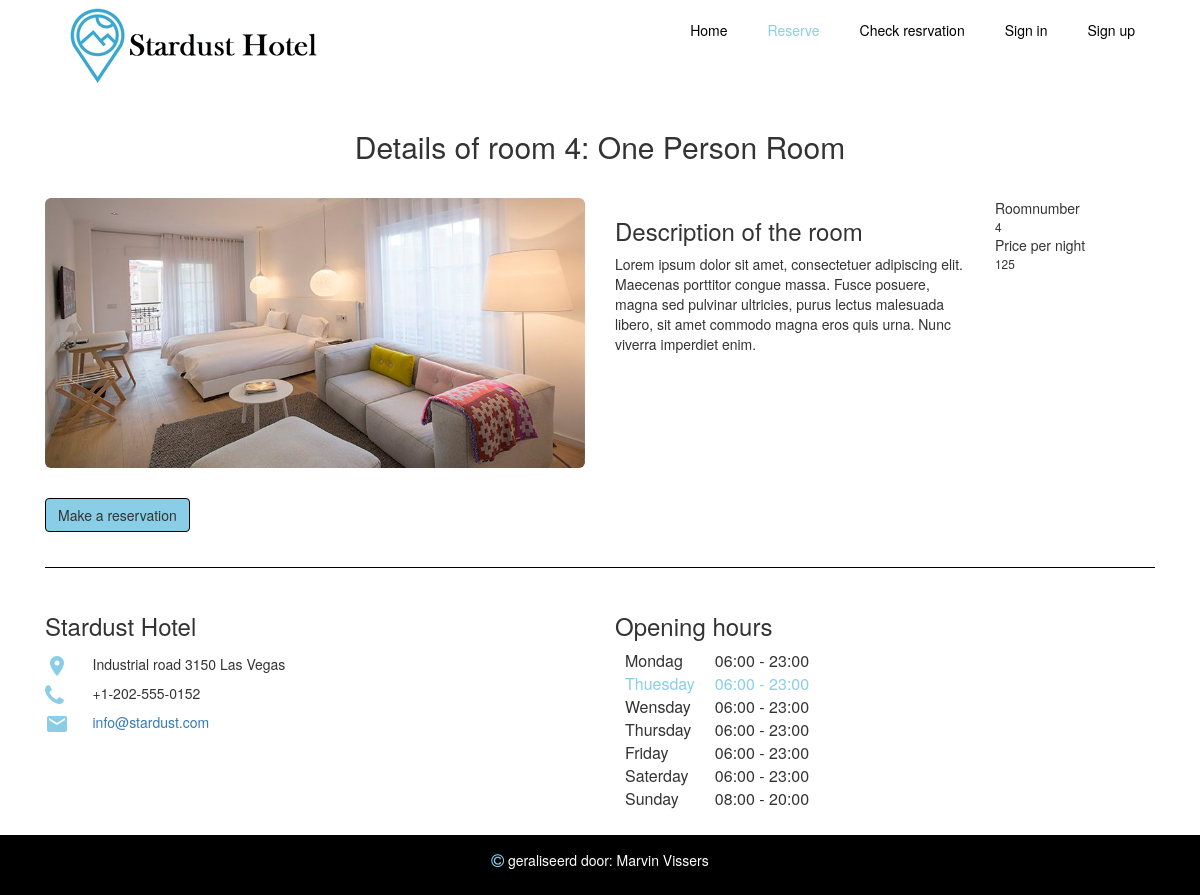
Screenshot of /roomdetails.php?kid=4 with the database file from the repository.
### tables this page shows
CREATE TABLE `room` (
  `kid` int(11) NOT NULL,
  `roomnumber` int(25) NOT NULL,
  `room_name` varchar(50) NOT NULL,
  `amount` varchar(50) NOT NULL,
  `description` varchar(5000) NOT NULL,
  `picture` varchar(50) NOT NULL
);

### functions/kamer.php (called while the page is built, shortened)
<?php
    include "entKamer.php";
	class kamer
    {
        private $con;
        function __construct($host, $user, $pass, $dbnaam)
        {
            $this->con = new PDO("mysql: host=$host; dbname=$dbnaam", $user, $pass);
        }
        function detailsRoom($kid){
            $listRoom = array();
            $query = "SELECT * FROM room WHERE kid = $kid";
            $stm = $this->con->prepare($query);
            if($stm->execute())
            {
                $result = $stm->fetchAll(PDO::FETCH_OBJ);
                foreach($result as $resultQuery)
                {
                    $entKamer = new entKamer($resultQuery->kid, $resultQuery->roomnumber, $resultQuery->room_name, $resultQuery->amount, $resultQuery->description, $resultQuery->picture);
                    array_push($listRoom, $entKamer);
                }
                return $listRoom;
            }else {echo "Query did not work, check those damm quotes!";}
        }
    }
?>

### functions/EntKamer.php (called while the page is built, shortened)
<?php
    class EntKamer{
        function __construct($show_kid, $show_roomnumber, $show_room_name, $show_amount, $show_description, $show_picture)
        {
            $this->kid = $show_kid;
            $this->roomnumber = $show_roomnumber;
            $this->room_name = $show_room_name;
            $this->amount = $show_amount;
            $this->description = $show_description;
            $this->picture = $show_picture;
        }
    }
?>

### roomdetails.php (the view, shortened to what this page needs)
<?php
    include 'functions/kamer.php';
    $kamer = new kamer("localhost", "root", "", "stardust");
    if(isset($_GET["kid"]))
	{
        $kid = $_GET["kid"];
        $chosenRoom = $kamer->detailsRoom($kid);
        foreach($chosenRoom as $selectedRoom)
        {
?>
<html>
    <head>
        <link rel="stylesheet" href="css/style.css"/>
        <link rel="stylesheet" href="bootstrap/css/bootstrap-grid.css"/>
        <link rel="stylesheet" href="bootstrap/css/bootstrap.css"/>
        <link rel="stylesheet" href="https://maxcdn.bootstrapcdn.com/bootstrap/3.3.7/css/bootstrap.min.css">
        <link rel="stylesheet" href="https://cdnjs.cloudflare.com/ajax/libs/font-awesome/4.7.0/css/font-awesome.min.css"/>
    </head>
    <body>
        <header>
            <nav class="fixed-top">
                <div class="container">
                    <div class="align-left logo">
                        <a href="index.php"><img src="images/logo.jpg" class="navbar-logo"/></a>
                    </div>
                    <ul>
                        <div class="align-right">
                            <li class="align-left"><a href="index.php">Home</a></li>
                            <li class="align-left"><a class="active" href="reservation.php">Reserve</a></li>
                            <li class="align-left"><a href="check-reservation.php">Check resrvation</a></li>
                            <?php
                                if (isset($_SESSION['email'])){
                                    echo "<li class='align-right'><a href='logout.php'>Log out</a></li>";
                                    echo "<li class='align-right'><a href='home.php'>My acoount</a></li>";
                                }else{
                                    echo "<li class='align-right'><a href='sign-up.php'>Sign up</a></li>";
                                    echo "<li class='ative align-right'><a href='sign-in.php'>Sign in</a></li>";
                                }
                            ?>
                        </div>
                    </ul>
                </div>
            </nav>
        </header>
        <div class="content">
            <section>
                <div class="container">
                    <div class="row">
                        <div class="col-sm-12">
                            <h2 class="align-center extra-padding">Details of room <?php echo $selectedRoom->roomnumber. ": ".$selectedRoom->room_name;?></h2>
                        </div>
                    </div>
                    <div class="row">
                        <div class="col-lg-6 col-md-7">
                            <img src="images/<?php echo $selectedRoom->kid. $selectedRoom->picture; ?>" class="img-responsive img-rounded">
                        </div>
                        <div class="col-lg-4 col-md-5">
                            <h3>Description of the room</h3>
                            <p> <?php echo $selectedRoom->description; ?> </p>
                        </div>
                        <div class="col-lg-2 col-sm-12">
                            <div class="informatie">
                                Roomnumber <br>
                                <small><?php echo $selectedRoom->roomnumber; ?></small>
                            </div>
                            <div class="informatie">
                                Price per night <br>
                                <small><?php echo $selectedRoom->amount; ?></small>
                            </div>
                        </div>
                    </div>
                    <div class="row extra-padding" style="padding-top: 30px;">
                        <div class="col-sm-12">
                            <button class="btn btn-default" type="button" data-toggle="collapse" data-target="#Reserveren" aria-expanded="false" aria-controls="Reserveren">Make a reservation</button>
                        </div>
                    </div>
                </div>
            </section>
        </div>
        <div class="container">
            <div class="zwarte-lijn"><p></p></div>
        </div>
        <footer class="footer">
            <div class="container">
                <div class="row">
                    <div class="col-md-6">
                        <h3>Stardust Hotel</h3>
                        <div class="row" style="padding-top: 5px;">
                            <div class="col-sm-1">
                                <i class="material-icons" style="font-size:24px; color: #89cee6;">place</i>
                            </div>
                            <div class="col-sm-11">
                                Industrial road 3150 Las Vegas
                            </div>
                        </div>
                        <div class="row" style="padding-top: 5px;">
                            <div class="col-sm-1">
                                <i class="fa fa-phone" style="font-size:24px; color: #89cee6;"></i>
                            </div>
                            <div class="col-sm-11">
                                +1-202-555-0152
                            </div>
                        </div>
                        <div class="row" style="padding-top: 5px;">
                            <div class="col-sm-1">
                                <i class="material-icons" style="font-size:24px; color: #89cee6;">email</i>
                            </div>
                            <div class="col-sm-11">
                                <a href="mailto:info@stardust.com">info@stardust.com</a>
                            </div>
                        </div>
                    </div>
                    <div class="col-md-6">
                        <h3>Opening hours</h3>
                        <table class="openingstijden">
                            <tr id="1"> <td>Mondag</td> <td>06:00 - 23:00</td> </tr>
                            <tr id="2"> <td>Thuesday</td> <td>06:00 - 23:00</td> </tr>
                            <tr id="3"> <td>Wensday</td> <td>06:00 - 23:00</td> </tr>
                            <tr id="4"> <td>Thursday</td> <td>06:00 - 23:00</td> </tr>
                            <tr id="5"> <td>Friday</td> <td>06:00 - 23:00</td> </tr>
                            <tr id="6"> <td>Saterday</td> <td>06:00 - 23:00</td> </tr>
                            <tr id="0"> <td>Sunday</td> <td>08:00 - 20:00</td> </tr>
                        </table>
                    </div>
                </div>
            </div>
        </footer>
        <footer>
            <div class="footer-background">
                <div class="container">
                    <div class="row">
                        <div class="col-sm-12">
                            <div class="footer-content">
                                <p>
                                    <div class="content-maker">
                                        <i class="fa fa-copyright" style="font-size:15px; color: #89cee6;"></i> geraliseerd door: <a href="#" class="maker">Marvin Vissers</a>
                                    </div>
                                </p>
                            </div>
                        </div>
                    </div>
                </div>
            </div>
        </footer>
    </body>
</html>
<?php
        }
    }
?>

### css/style.css (style rules this page uses)
html, body { width: 100%; height: 100%; padding: 0; margin: 0; }
.content { padding-top: 110px; }
nav { background-color: #ffffff; width: 100%; margin: 0; padding: 0; overflow: hidden; -webkit-transition: max-height 0.8s; -ms-transition: max-height 0.8s; -moz-transition: max-height 0.8s; -o-transition: max-height 0.8s; transition: max-height 0.8s; }
nav ul { background-color: #ffffff; overflow: hidden; color: black; padding: 0; margin: 0; -webkit-transition: max-height 0.4s; -ms-transition: max-height 0.4s; -moz-transition: max-height 0.4s; -o-transition: max-height 0.4s; transition: max-height 0.4s; }
nav ul li { display: inline-block; padding: 20px; color: black; font-size: 14px; }
nav ul li a { color: black; }
.active { color: #89cee6; }
.align-left { float: left; }
.align-right { float: right; }
.navbar-logo { height: auto; width: auto; }
.btn { background-color: #89cee6 !important; border: 1px solid #000000 !important; }
.highlight { color: #89cee6; }
.openingstijden td { padding: 0 10px 0 10px; }
.footer { padding: 25px; }
.footer-background { background-color: #000000; width: 100%; height: auto; margin: 0px 0px 0px; padding: 0px 0px 15px 0px; }
.footer-content { color: white; }
.zwarte-lijn { height: 1px; width: 100%; background-color: #000000; }
.content-maker { margin: auto; width: 80%; height: auto; text-align: center; padding: 5px 0 0 0; }
.maker { color: inherit; }
.extra-padding { padding-bottom: 25px; }
.align-center { text-align: center; }

### rows the page displays
room: roomnumber "4", room_name "One Person Room", picture (picture), description "Lorem ipsum dolor sit amet, consectetuer adipiscing elit. Maecenas porttitor congue massa. Fusce posuere, magna sed pulvinar ultricies, purus lectus malesuada libero, sit amet commodo magna eros quis urna. Nunc viverra imperdiet enim.", amount "125"
